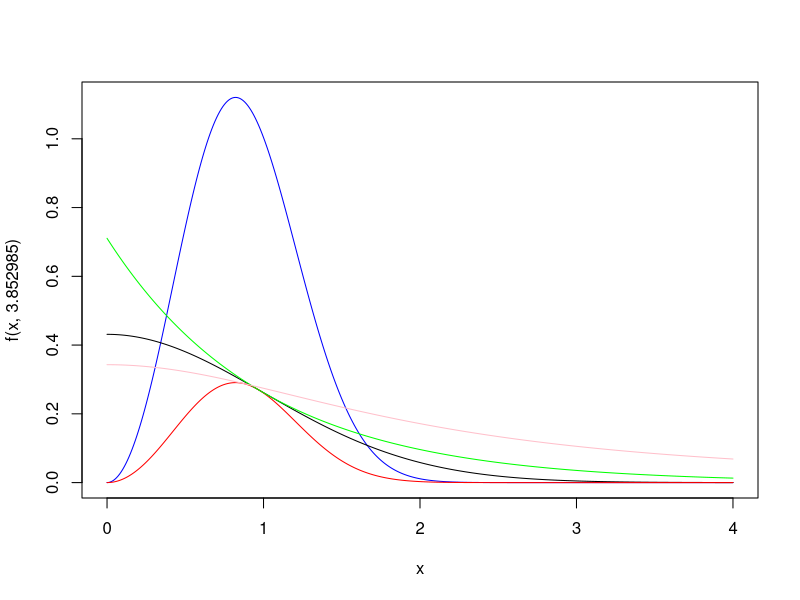
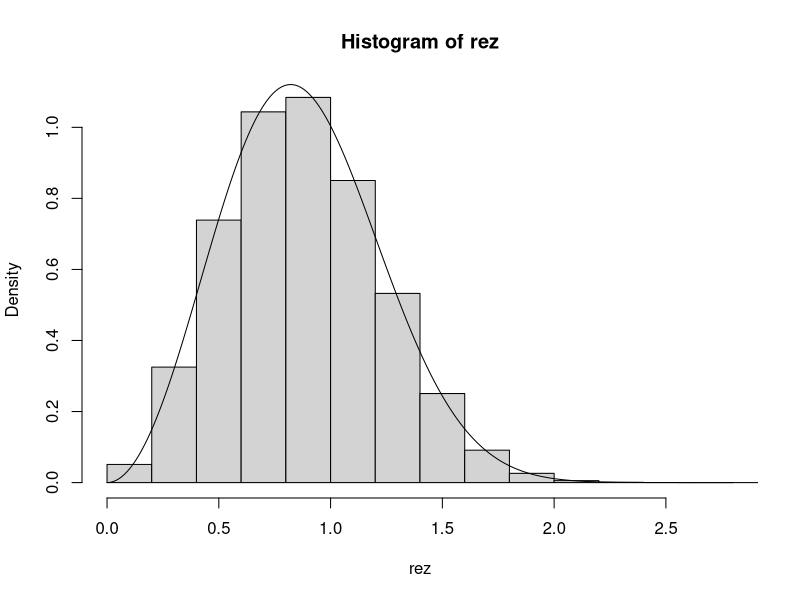

Here is the R script that generated these plots, in order:
f <- function (x,a=1){
  return(a*(sin(x)^2*exp(-x^2*sqrt(x))))
}
g1 <- function(x){
  return(1/2 *exp(-x))
}

g2 <- function(x){
  return(1/(2*pi) * 1/(1+ (x^2)/4))
}

fmed<-function(x){
  return(x*f(x,3.852985))
}

raport<-function(x){
  return(f(x)/dnorm(x)) 
}

raport1<-function(x){
  return(f(x)/g1(x)) 
}

raport2<-function(x){
  return(f(x)/g2(x)) 
}

#print(integrate(f,0,Inf,3.852985))

medie_exacta<-integrate(fmed,0,Inf)$value
print(medie_exacta)

func1 <- function(dummy, k=2)
{
  while (TRUE)
  { 
    u <- runif(1)
    y <- rnorm(1)
    while(y<0){
      y<-rnorm(1)
    }
    
    g1 <- dnorm(y)
    if (u <= f(y) / (k* g1)) return(y) 
  }
}


alt1 <- function(dummy, k=2)
{
    u <- runif(1)
    y <- rnorm(1)
    while(y<0){
      y<-rnorm(1)
    }
    g1 <- dnorm(y)
    if (u <= f(y) / (k* g1)) return(1) 
    return(0)
}

acceptate<-sapply(1:10^5,alt1,1)

rata<-mean(acceptate)

x<-seq(0,4,0.01)

sup<-optimise(raport,x,maximum=TRUE)
sup1<-optimise(raport1,x,maximum=TRUE)
sup2<-optimise(raport2,x,maximum=TRUE)


plot(x,f(x,3.852985),type='l',col='blue')
lines(x,sup$objective*dnorm(x))
lines(x,f(x),col='red')
lines(x,sup1$objective*g1(x), col="green")
lines(x,sup2$objective*g2(x), col="pink")

rez<-sapply(1:10^5,func1,sup$objective)
medie<-mean(rez)
print(medie)
hist(rez,freq=F)
lines(x,f(x,3.852985))

